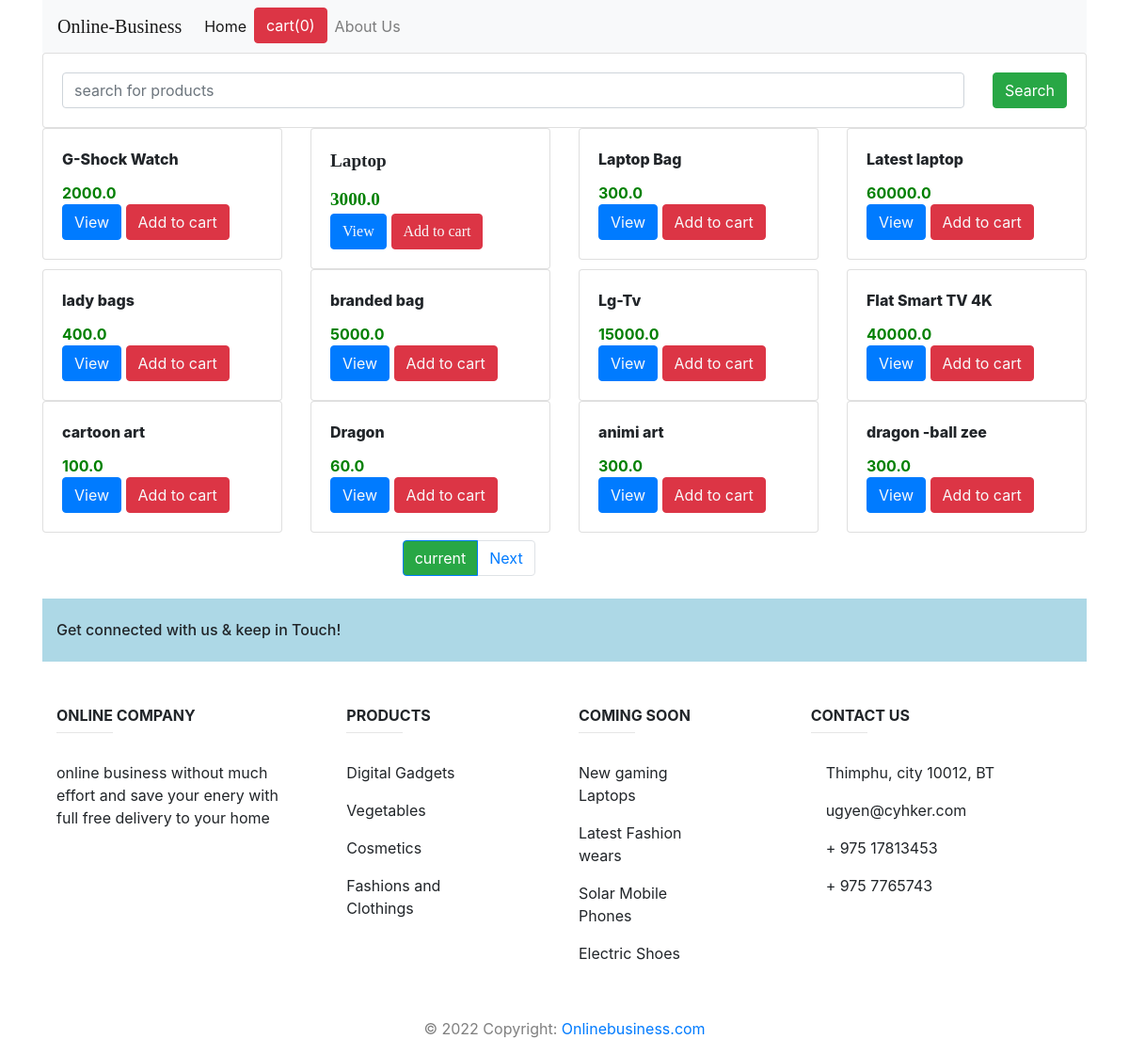
The page / on the database its author committed.
### shop/models.py (models this page shows, shortened)
class Product(models.Model):
    title = models.CharField(max_length=200)
    price = models.FloatField()
    discount_price = models.FloatField()
    category = models.CharField(max_length=200)
    description = models.TextField()
    image = models.CharField(max_length=300)

### shop/views.py (the view)
# urls.py: path('',views.index,name='index'),
def index(request):
    product_objects = Product.objects.all()
    item_name = request.GET.get('item_name')
    if item_name != '' and item_name is not None:
        product_objects = product_objects.filter(title__icontains=item_name)
    paginator = Paginator(product_objects,12)
    page = request.GET.get('page')
    product_objects = paginator.get_page(page)
    return render(request,'shop/index.html', {'product_objects':product_objects})

### shop/templates/shop/index.html (shortened to what this page needs)
{% load static %}
<!DOCTYPE html>
<html lang="en">
<head >
    <link rel="stylesheet" href="https://stackpath.bootstrapcdn.com/bootstrap/4.3.1/css/bootstrap.min.css">
    <link rel="stylesheet" href="{% static 'shop/style.css' %}">
</head>
<body>
<div class="container">
    <div class="row" >
        <div class="col-md-12" >
            <nav class="navbar navbar-expand-lg navbar-light bg-light">
  <a class="navbar-brand" style="font-family: cursive;" href="#">Online-Business</a>
  <div class="collapse navbar-collapse" id="navbarNav">
    <ul class="navbar-nav">
      <li class="nav-item active">
        <a class="nav-link" href="#">Home<span class="sr-only">(current)</span></a>
      </li>
      <li class="nav-item">
            <button id="cart" data-html="true" type="button" class="btn btn-danger" data-container="body" data-toggle="popover" data-placement="bottom" data-content="">
                cart(0)
            </button>
      </li>
      <li class="nav-item">
        <a class="nav-link " href="#foot">About Us</a>
      </li>
    </ul>
  </div>
</nav>
        </div>
    </div>
    <div class="row">
        <div class="col-md-12">
            <form class="card card-sm">
                <div class="card-body row  align-items-center">
                    <div class="col">
                        <input type="search" name="item_name" placeholder="search for products" class="form-control form-control-borderless">
                    </div>
                    <div class="col-auto">
                         <button class="btn btn-success" type="submit">Search</button>
                    </div>
                </div>
            </form>
        </div>
    </div>
    <div class="row">
        {% for product in product_objects %}
        <div class="col-md-3">
            <div class="card">
                <div class="card-body">
                    <div id="nm{{product.id}}" class="card-title">{{product.title}}</div>
                    <div id="price{{product.id}}" class="card-text">{{product.price}}</div>
                    <a href="{{product.id}}" class="btn btn-primary text-light">View</a>
                    <button id ={{product.id}} class="btn atc btn-danger text-light">Add to cart</button>
                </div>
            </div>
        </div>
        {% endfor %}
    </div>
    <div class="row p-2">
        <div class="col-md-3 offset-md-4">
            <ul class="pagination">
                    <li class="page-item active">
                        <a class="page-link bg-success" href="?page={{ product_objects.number}}">current</a>
                    </li>
                {% if product_objects.has_next %}
                    <li class="page-item">
                        <a class="page-link " href="?page={{product_objects.next_page_number}}">Next</a>
                    </li>
                {% endif %}
            </ul>
        </div>
    </div>
<footer class="page-footer font-small blue-grey lighten-5" id="foot">
  <div style="background-color:black">
    <div class="container" style="background-color: lightblue;">
      <div class="row py-4 d-flex align-items-center">
        <div class="col-md-6 col-lg-5 text-center text-md-left mb-4 mb-md-0">
          <h6 class="mb-0">Get connected with us & keep in Touch!</h6>
        </div>
      </div>
    </div>
  </div>
  <div class="container text-center text-md-left mt-5">
    <div class="row mt-3 dark-grey-text">
      <div class="col-md-3 col-lg-4 col-xl-3 mb-4">
        <h6 class="text-uppercase font-weight-bold">Online Company</h6>
        <hr class="teal accent-3 mb-4 mt-0 d-inline-block mx-auto" style="width: 60px;">
        <p>online business without much effort and save your enery with full free delivery to your home</p>
      </div>
      <div class="col-md-2 col-lg-2 col-xl-2 mx-auto mb-4">
        <h6 class="text-uppercase font-weight-bold">Products</h6>
        <hr class="teal accent-3 mb-4 mt-0 d-inline-block mx-auto" style="width: 60px;">
        <p>
          <a class="dark-grey-text" >Digital Gadgets</a>
        </p>
        <p>
          <a class="dark-grey-text" >Vegetables</a>
        </p>
        <p>
          <a class="dark-grey-text">Cosmetics</a>
        </p>
        <p>
          <a class="dark-grey-text" >Fashions and Clothings</a>
        </p>
      </div>
      <div class="col-md-3 col-lg-2 col-xl-2 mx-auto mb-4">
        <h6 class="text-uppercase font-weight-bold">Coming Soon</h6>
        <hr class="teal accent-3 mb-4 mt-0 d-inline-block mx-auto" style="width: 60px;">
        <p>
          <a class="dark-grey-text" >New gaming Laptops</a>
        </p>
        <p>
          <a class="dark-grey-text" >Latest Fashion wears</a>
        </p>
        <p>
          <a class="dark-grey-text" >Solar Mobile Phones</a>
        </p>
        <p>
          <a class="dark-grey-text" >Electric Shoes</a>
        </p>
      </div>
      <div class="col-md-4 col-lg-3 col-xl-3 mx-auto mb-md-0 mb-4">
        <h6 class="text-uppercase font-weight-bold">Contact Us</h6>
        <hr class="teal accent-3 mb-4 mt-0 d-inline-block mx-auto" style="width: 60px;">
        <p>
           Thimphu, city 10012, BT</p>
        <p>
           ugyen@cyhker.com</p>
        <p>
           + 975 17813453</p>
        <p>
           + 975 7765743</p>
      </div>
    </div>
  </div>
  <div class="footer-copyright text-center text-black-50 py-3">© 2022 Copyright:
    <a class="dark-grey-text" href="https://mdbootstrap.com/"> Onlinebusiness.com</a>
  </div>
</footer>
  </div>
</body>
</html>

### shop/static/shop/style.css (style rules this page uses)
.card-text { color: green; font-weight: 750; }
.card-title { font-weight: 800; }
body > div > div > div:nth-child(2) { font-family: cursive; font-weight:bolder; font-size: larger; }

### rows shown on the page
Product: title "G-Shock Watch", price "2000.0"
Product: title "Laptop", price "3000.0"
Product: title "Laptop Bag", price "300.0"
Product: title "Latest laptop", price "60000.0"
Product: title "lady bags", price "400.0"
Product: title "branded bag", price "5000.0"
Product: title "Lg-Tv", price "15000.0"
Product: title "Flat Smart TV 4K", price "40000.0"
Product: title "cartoon art", price "100.0"
Product: title "Dragon", price "60.0"
Product: title "animi art", price "300.0"
Product: title "dragon -ball zee", price "300.0"
